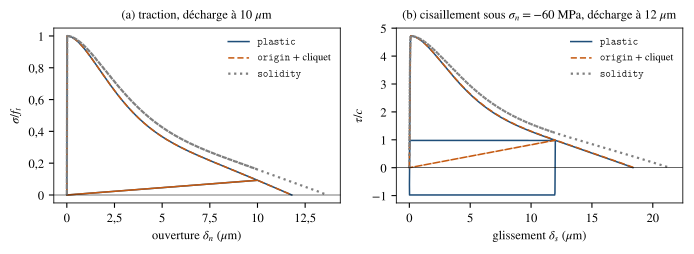

Here is the Python script that generated this plot:
"""Banc d'un joint isole (scenario = jointbench, S3) : traction et cisaillement
monotones avec decharge, pour les trois branches de decharge.
Donnees : jb_monotone.csv (rejoue le 2026-10-06, prep_donnees_verif.py).
Usage : python fig_jb_monotone.py -> fig_jb_monotone.pdf
"""
import os, csv
import numpy as np
from style_verif import plt, COUL, NOM, virgule

HERE = os.path.dirname(os.path.abspath(__file__))
FT, C = 10.98e6, 29.84e6
rows = list(csv.DictReader(open(os.path.join(HERE, "jb_monotone.csv"))))

fig, ax = plt.subplots(1, 2, figsize=(7.0, 2.6))
styles = {"plastic": "-", "origin": (0, (4, 2)), "solidity": ":"}
for law in ("plastic", "origin", "solidity"):
    for k, mode in enumerate(("traction", "cisaillement")):
        r = [x for x in rows if x["loi"] == law and x["trajet"] == mode]
        dn = np.array([float(x["dn_m"]) for x in r])
        ds = np.array([float(x["ds_m"]) for x in r])
        s = np.array([float(x["sig_Pa"]) for x in r])
        t = np.array([float(x["tau_Pa"]) for x in r])
        if mode == "traction":
            ax[0].plot(dn * 1e6, s / FT, color=COUL[law], ls=styles[law],
                       lw=1.6 if law == "solidity" else 1.1, label=NOM[law])
        else:
            ax[1].plot(ds * 1e6, t / C, color=COUL[law], ls=styles[law],
                       lw=1.6 if law == "solidity" else 1.1, label=NOM[law])
ax[0].set_xlabel(r"ouverture $\delta_n$ ($\mu$m)")
ax[0].set_ylabel(r"$\sigma / f_t$")
ax[0].set_title(r"(a) traction, décharge à 10 $\mu$m", fontsize=9)
ax[1].set_xlabel(r"glissement $\delta_s$ ($\mu$m)")
ax[1].set_ylabel(r"$\tau / c$")
ax[1].set_title(r"(b) cisaillement sous $\sigma_n = -60$ MPa, décharge à 12 $\mu$m", fontsize=9)
for a in ax:
    a.axhline(0, color="k", lw=0.4)
    a.legend(loc="upper right")
    virgule(a)
fig.tight_layout()
fig.savefig(os.path.join(HERE, "fig_jb_monotone.pdf"))
